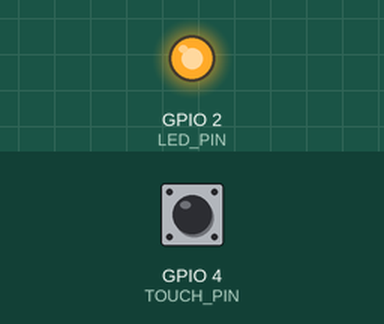
Recording of a sketch running on a simulated ESP32. Parts: output pins drawn as LEDs (lit = HIGH). Inputs (shaded band) come from the test bench; at power-on: GPIO 4 (TOUCH_PIN) HIGH.

Above: at 0.1 s.
Timing chart, 0 to 1.6 s (numbered marks = the images above):
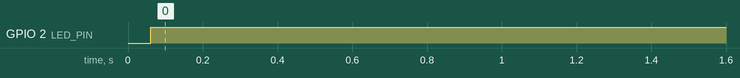

Measured:
- by itself, GPIO 2 (LED_PIN): LOW → HIGH at 0.06 s

The sketch:

ex04.ino
```cpp
#define TOUCH_PIN 4
#define LED_PIN 2
#define THRESHOLD 500       // 触摸触发阈值
#define DEBOUNCE_MS 50      // 消抖时间，50ms足够过滤抖动

bool ledState = false;
bool lastTouchState = false;  // 上一次的触摸状态
unsigned long debounceTimer = 0;

void setup() {
  Serial.begin(115200);
  pinMode(LED_PIN, OUTPUT);
}

void loop() {
  // 读取当前触摸状态：true=触摸中，false=未触摸
  bool currentTouch = (touchRead(TOUCH_PIN) < THRESHOLD);
  unsigned long now = millis();

  // 状态变化时重置消抖计时器
  if (currentTouch != lastTouchState) {
    debounceTimer = now;
    lastTouchState = currentTouch;
  }

  // 状态稳定超过消抖时间，且检测到「按下边沿」（从未触摸→触摸）
  if ((now - debounceTimer) > DEBOUNCE_MS) {
    if (currentTouch == true) {
      // 有效按下，翻转LED状态
      ledState = !ledState;
      digitalWrite(LED_PIN, ledState);
      // 锁定：必须松开后才能再次触发，避免长按反复翻转
      while (touchRead(TOUCH_PIN) < THRESHOLD) {
        delay(10);
      }
    }
  }

  delay(10);
}
```
